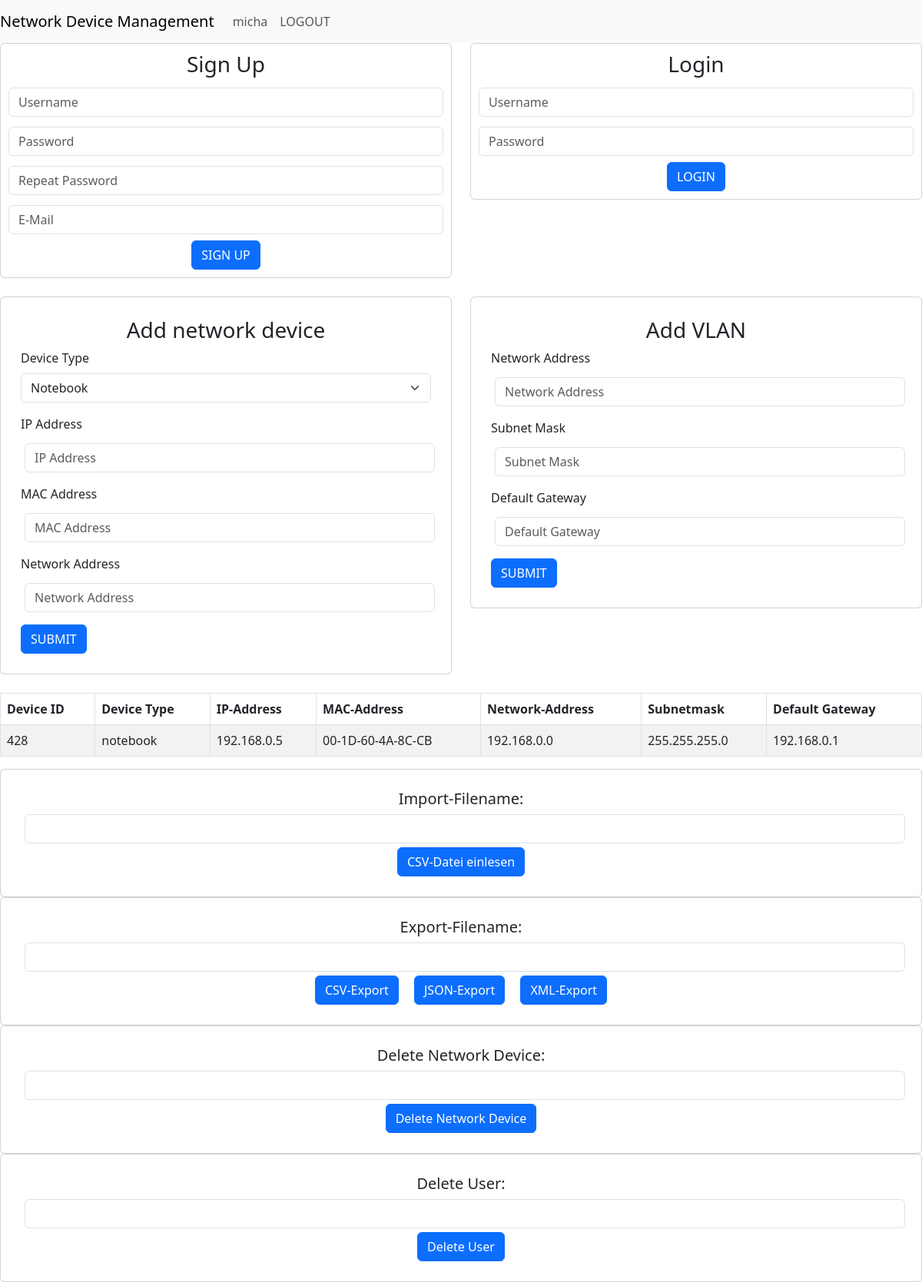
The page / (signed in) on the database its author committed.
### tables this page shows
CREATE TABLE `network_device` (
  `device_id` int(11) NOT NULL,
  `device_type` varchar(45) DEFAULT NULL,
  `ip_address` varchar(45) DEFAULT NULL,
  `MAC_address` varchar(45) DEFAULT NULL,
  `network_address` varchar(45) DEFAULT NULL
);

CREATE TABLE `vlan` (
  `network_address` varchar(45) NOT NULL,
  `subnet_mask` varchar(45) DEFAULT NULL,
  `default_gateway` varchar(45) DEFAULT NULL
);

### classes/dbh.classes.php (called while the page is built, shortened)
<?php
class Dbh {
    public function connect(){
        try {
            $username = "root";
            $password = "";
            $dbh = new PDO('mysql:host=localhost;dbname=network_device_management', $username, $password);
            return $dbh;
        }
        catch (PDOException $e) {
            print "Error!: " . $e->getMessage() . "<br/>";
            die();
        }
    }
}

### index.php (the view, shortened to what this page needs)
<?php
    include('classes/dbh.classes.php');
?>
<!DOCTYPE html>
<html lang="en">
<head>
    <link href="https://cdn.jsdelivr.net/npm/bootstrap@5.3.0-alpha3/dist/css/bootstrap.min.css" rel="stylesheet">
    <link rel="stylesheet" href="style.css">
</head>
<body>
    <header>
    <nav class="navbar navbar-expand-sm navbar-light bg-light">
  <a class="navbar-brand" href="#">Network Device Management</a>
  <div class="collapse navbar-collapse" id="navbarNav">
    <ul class="navbar-nav ml-auto">
      <?php
      if (isset($_SESSION["useruid"])) {
        ?>
        <li class="nav-item">
          <a class="nav-link" href="#"><?php echo $_SESSION["useruid"];?></a>
        </li>
        <li class="nav-item">
          <a class="nav-link" href="includes/logout.inc.php">LOGOUT</a>
        </li>
        <?php
      }
      ?>
    </ul>
  </div>
</nav>
    </header>
    <div class="row">
    <div class="col-md-6">
        <div class="card text-center">
            <h3 class="card-title">Sign Up</h3>
            <form action="includes/signup.inc.php" method="post">
                <div class="d-flex justify-content-center align-items-center flex-column">
                    <input class="form-control mb-2 card-input" type="text" name="uid" placeholder="Username">
                    <input class="form-control mb-2 card-input" type="password" name="pwd" placeholder="Password">
                    <input class="form-control mb-2 card-input" type="password" name="pwdRepeat" placeholder="Repeat Password">
                    <input class="form-control mb-2 card-input" type="text" name="email" placeholder="E-Mail">
                    <button class="btn btn-primary" type="submit" name="submit">SIGN UP</button>
                </div>
            </form>
        </div>
    </div>
    <div class="col-md-6">
        <div class="card text-center">
            <h3 class="card-title">Login</h3>
            <form action="includes/login.inc.php" method="post">
                <div class="d-flex justify-content-center align-items-center flex-column">
                    <input class="form-control mb-2 card-input" type="text" name="uid" placeholder="Username">
                    <input class="form-control mb-2 card-input" type="password" name="pwd" placeholder="Password">
                    <button class="btn btn-primary" type="submit" name="submit">LOGIN</button>
                </div>
            </form>
        </div>
    </div>
</div><br>
    <?php
        if(isset($_SESSION["useruid"]))
        {
    ?>
    <div class="row">
    <div class="col-6">
        <div class="card">
            <div class="card-body">
                <h3 class="card-title">Add network device</h3>
                <form action="includes/submit-network-device.inc.php" method="post">
                    <div class="mb-3">
                        <label for="device_type" class="form-label">Device Type</label>
                        <select class="form-select" name="device_type" id="device_type">
                            <option value="notebook">Notebook</option>
                        </select>
                    </div>
                    <div class="mb-3">
                        <label for="ip_address" class="form-label">IP Address</label>
                        <input class="form-control" type="text" name="ip_address" placeholder="IP Address">
                    </div>
                    <div class="mb-3">
                        <label for="mac_address" class="form-label">MAC Address</label>
                        <input class="form-control" type="text" name="mac_address" placeholder="MAC Address">
                    </div>
                    <div class="mb-3">
                        <label for="network_address" class="form-label">Network Address</label>
                        <input class="form-control" type="text" name="network_address" placeholder="Network Address">
                    </div>
                    <button class="btn btn-primary" type="submit" name="submit">SUBMIT</button>
                </form>
            </div>
        </div>
    </div>
    <div class="col-6">
        <div class="card">
            <div class="card-body">
                <h3 class="card-title">Add VLAN</h3>
                <form action="includes/submit-vlan.inc.php" method="post">
                    <div class="mb-3">
                        <label for="network_address" class="form-label">Network Address</label>
                        <input class="form-control" type="text" name="network_address" placeholder="Network Address">
                    </div>
                    <div class="mb-3">
                        <label for="subnet_mask" class="form-label">Subnet Mask</label>
                        <input class="form-control" type="text" name="subnet_mask" placeholder="Subnet Mask">
                    </div>
                    <div class="mb-3">
                        <label for="default_gateway" class="form-label">Default Gateway</label>
                        <input class="form-control" type="text" name="default_gateway" placeholder="Default Gateway">
                    </div>
                    <button class="btn btn-primary" type="submit" name="submit">SUBMIT</button>
                </form>
            </div>
        </div>
    </div>
</div>
<br>
    <?php
        }
    ?>
        <?php
        $table = new Dbh();
        $query =
        "SELECT device_id, device_type, ip_address, MAC_address, network_device.network_address, subnet_mask, default_gateway
        FROM network_device
        INNER JOIN vlan
        ON network_device.network_address = vlan.network_address;";
        $data = $table->connect()->query($query)->fetchAll(PDO::FETCH_ASSOC);
        if(!empty($data)){
            echo "<table class='table table-hover table-striped table-bordered'>";
            echo "<thead><tr><th scope='col'>Device ID</th><th scope='col'>Device Type</th>";
            if(isset($_SESSION["useruid"]))
            {
                echo "<th scope='col'>IP-Address</th><th scope='col'>MAC-Address</th><th scope='col'>Network-Address</th><th scope='col'>Subnetmask</th><th scope='col'>Default Gateway</th>";
            }
            echo "</tr></thead>";
            echo "<tbody>";
                foreach ($data as $row) {
                echo "<tr><td>".$row["device_id"]."</td><td>".$row["device_type"]."</td>";
                if(isset($_SESSION["useruid"]))
                {echo "<td>".$row["ip_address"]."</td><td>".$row["MAC_address"]."</td><td>".$row["network_address"]."</td><td>".$row["subnet_mask"]."</td><td>". $row["default_gateway"]."</td>";}
            }
            echo "</tr></tbody></table>";
        } else {
            echo "Keine Daten gefunden.";
        }
        ?>
    <div class="card">
  <div class="card-body">
    <form action="./includes/process.inc.php" method="post">
      <div class="form-group">
      <h5 class="text-center">Import-Filename:</h5>
        <input class="form-control" type="text" name="filename" id="filename" required>
      </div>
      <div class="text-center">
        <button class="btn btn-primary" type="submit">CSV-Datei einlesen</button>
      </div>
    </form>
  </div>
</div>
    <?php
        if(isset($_SESSION["useruid"]))
            {
        ?>
    <div class="card">
  <div class="card-body">
    <form method="post">
      <div class="form-group">
      <h5 class="text-center">Export-Filename:</h5>
        <input class="form-control" type="text" name="exp_file">
      </div>
      <div class="text-center">
        <button class="btn btn-primary mx-2" type="submit" formaction="./includes/export-csv.inc.php" name="export-csv">CSV-Export</button>
        <button class="btn btn-primary mx-2" type="submit" formaction="./includes/export-json.inc.php" name="export-json">JSON-Export</button>
        <button class="btn btn-primary mx-2" type="submit" formaction="./includes/export-xml.inc.php" name="export-xml">XML-Export</button>
      </div>
    </form>
  </div>
</div>
<div class="card">
  <div class="card-body">
    <form action="./includes/delete_record.inc.php" method="post">
      <div class="form-group">
      <h5 class="text-center">Delete Network Device:</h5>
        <input class="form-control" type="text" name="device_id">
      </div>
      <div class="text-center">
        <button class="btn btn-primary" type="submit" name="submit">Delete Network Device</button>
      </div>
    </form>
  </div>
</div>
<div class="card">
  <div class="card-body">
    <form action="./includes/delete_user.inc.php" method="post">
      <div class="form-group">
      <h5 class="text-center">Delete User:</h5>
        <input class="form-control" type="text" name="delete_user">
      </div>
      <div class="text-center">
        <button class="btn btn-primary" type="submit" name="submit">Delete User</button>
      </div>
    </form>
  </div>
</div>
    <?php
        }
    ?>
</body>
</html>

### style.css (style rules this page uses)
.form-control { margin: 5px; }
h3 { text-align: center; }
.card { padding: 10px; }

### rows shown on the page
network_device: device_id "428", device_type "notebook", ip_address "192.168.0.5", MAC_address "00-1D-60-4A-8C-CB", network_address "192.168.0.0", network_address.subnet_mask "255.255.255.0", network_address.default_gateway "192.168.0.1"

### other values the page prints
$_SESSION["useruid"] "micha"
